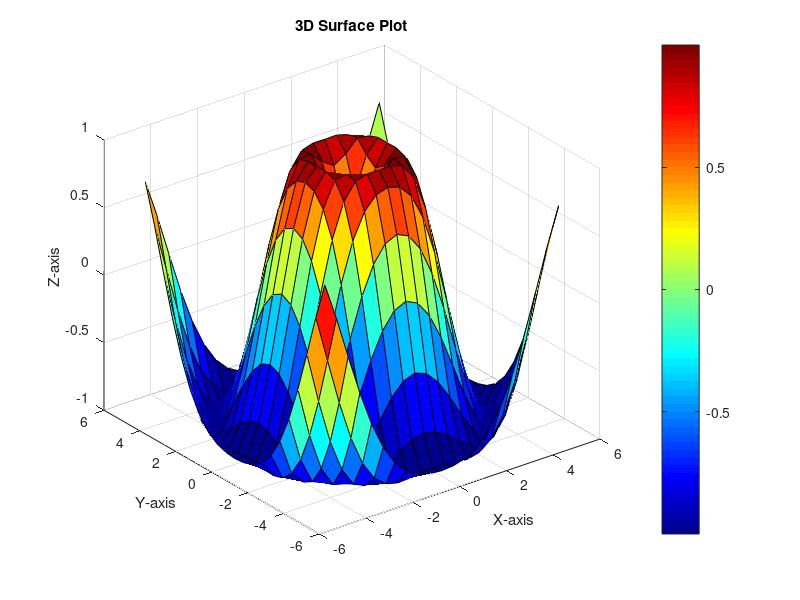

MATLAB code to generate this figure:
% Define data for 3D plotting
[X, Y] = meshgrid(-5:0.5:5, -5:0.5:5);
Z = sin(sqrt(X.^2 + Y.^2));

% 3D Surface plot
figure;
surf(X, Y, Z);
title('3D Surface Plot');
xlabel('X-axis');
ylabel('Y-axis');
zlabel('Z-axis');
colormap jet;
colorbar;
